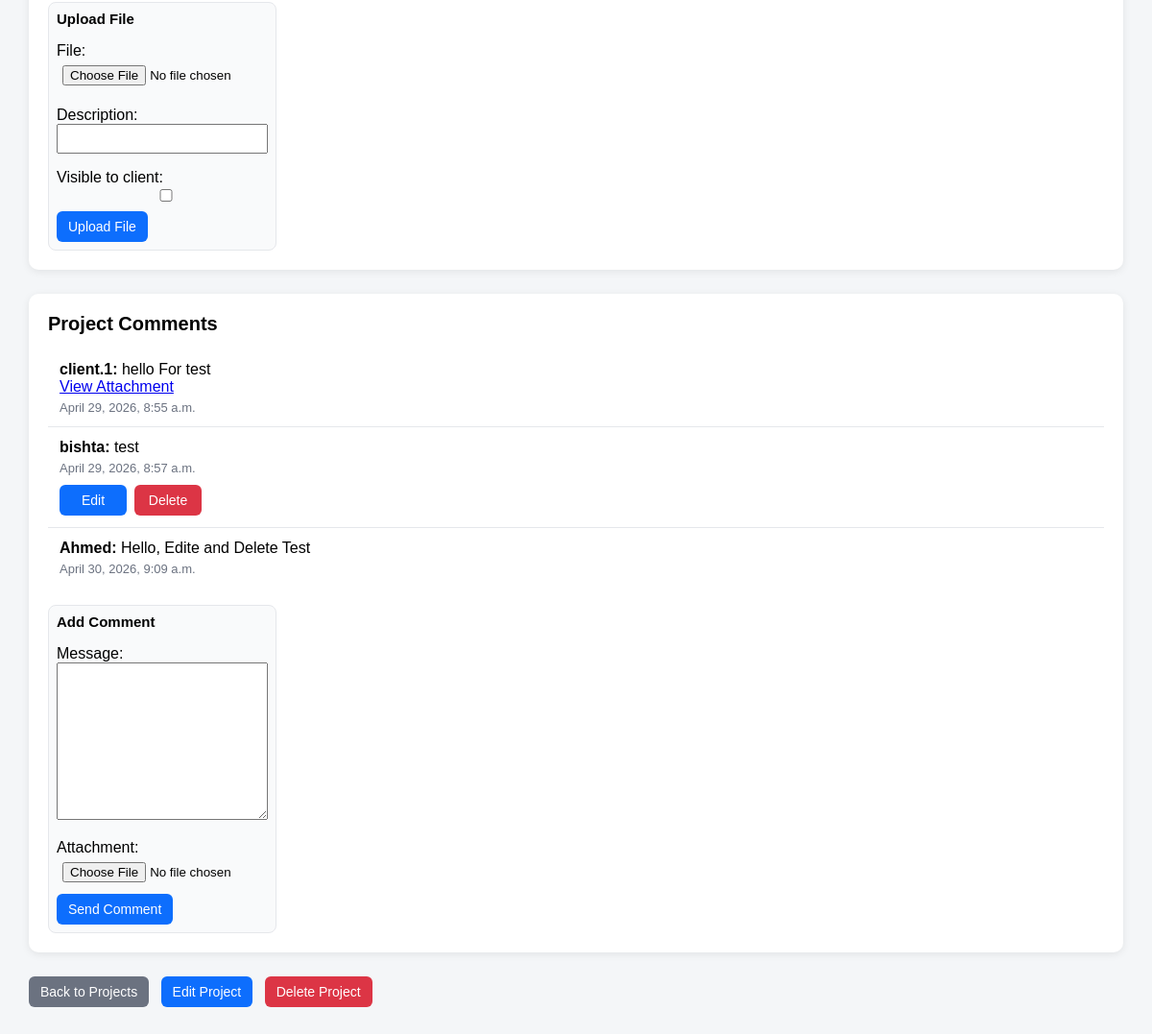
/projects/2/ (signed in, lower part), run on an earlier commit of the app's database.
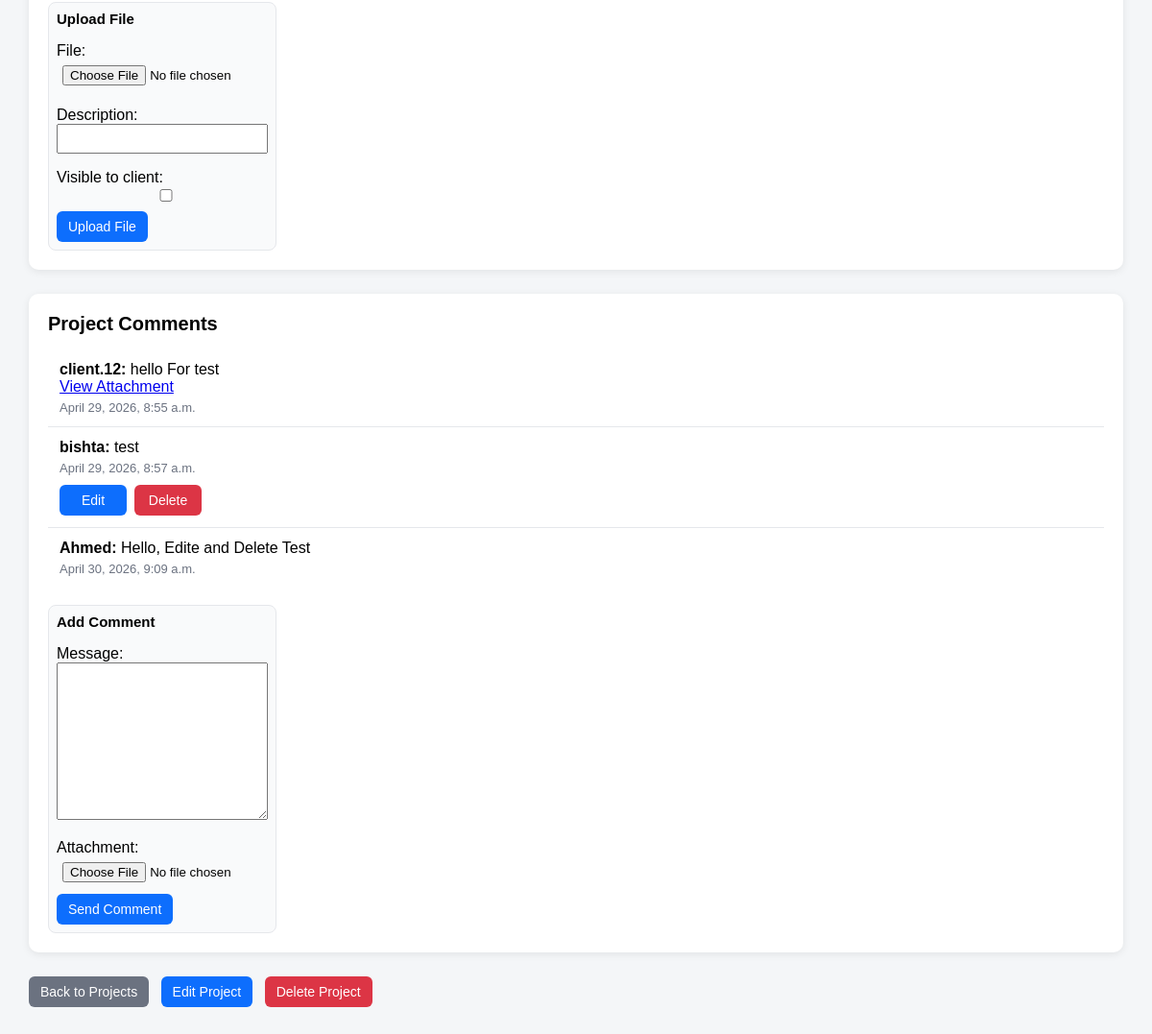
And on a later commit of the database.
### projects/models.py (models this page shows, shortened)
class ProjectComment(models.Model):
    project = models.ForeignKey(
        Project,
        on_delete=models.CASCADE,
        related_name='comments'
    )
    sender = models.ForeignKey(
        'accounts.User',
        on_delete=models.CASCADE,
        related_name='project_comments'
    )
    message = models.TextField()
    attachment = models.FileField(upload_to='project_comments/', blank=True, null=True)
    visible_to_client = models.BooleanField(default=True)
    created_at = models.DateTimeField(auto_now_add=True)

### accounts/models.py (models this page shows)
class User(AbstractUser):
    class Role(models.TextChoices):
        ADMIN = 'ADMIN', 'Admin'
        ENGINEER = 'ENGINEER', 'Engineer'
        CLIENT = 'CLIENT', 'Client'
    role = models.CharField(
        max_length=20,
        choices=Role.choices,
        default=Role.CLIENT
    )

### projects/views.py (the view, shortened to what this page needs)
# urls.py: path('<int:pk>/', project_detail_view, name='project_detail'),
@login_required
def project_detail_view(request, pk):
    if request.user.role == 'ADMIN':
        project = get_object_or_404(Project, pk=pk)
        files = project.files.all()
        comments = project.comments.all()
    else:
        project = None
        files = []
        comments = []
    comment_form = ProjectCommentForm()
    file_form = ProjectFileForm()
    return render(request, 'projects/project_detail.html', {
        'project': project,
        'files': files,
        'comments': comments,
        'comment_form': comment_form,
        'file_form': file_form,
    })

### projects/forms.py
class ProjectCommentForm(forms.ModelForm):
    class Meta:
        model = ProjectComment
        fields = ['message', 'attachment']

class ProjectFileForm(forms.ModelForm):
    class Meta:
        model = ProjectFile
        fields = ['file', 'description', 'visible_to_client']

### clients/models.py (called while the page is built)
    def __str__(self):
        return self.client_name

### templates/projects/project_detail.html (shortened to what this page needs)
{% extends 'base.html' %}
{% block content %}
{% if project %}
    <div class="section">
        {% if request.user.role != 'CLIENT' %}
            <div class="inline-form-box">
                <h3>Upload File</h3>
                <form method="post" enctype="multipart/form-data">
                    {{ file_form.as_p }}
                    <button type="submit" class="btn btn-primary">Upload File</button>
                </form>
            </div>
        {% endif %}
    </div>
    <div class="section">
        <h2>Project Comments</h2>
        <div class="comment-list">
            {% if comments %}
                {% for comment in comments %}
                    <div class="comment-item">
                        <strong>{{ comment.sender.username }}:</strong>
                        {{ comment.message }}
                        {% if comment.attachment %}
                            <br>
                            <a href="{{ comment.attachment.url }}" target="_blank">View Attachment</a>
                        {% endif %}
                        <div class="comment-meta">
                            {{ comment.created_at }}
                        </div>
                        {% if comment.sender == request.user %}
    <div style="display: flex; gap: 8px; margin-top: 10px;">
        <a href="{% url 'projects:project_comment_edit' comment.pk %}"
           class="btn btn-primary"
           style="width: 70px; text-align: center; box-sizing: border-box;">
            Edit
        </a>
        <form method="post" action="{% url 'projects:project_comment_delete' comment.pk %}" style="margin: 0;">
            <button type="submit" class="btn btn-danger" style="width: 70px;">
                Delete
            </button>
        </form>
    </div>
{% endif %}
                    </div>
                {% endfor %}
            {% else %}
                <p>No comments yet.</p>
            {% endif %}
        </div>
        <div class="inline-form-box">
            <h3>Add Comment</h3>
            <form method="post" enctype="multipart/form-data">
                {{ comment_form.as_p }}
                <button type="submit" class="btn btn-primary">Send Comment</button>
            </form>
        </div>
    </div>
{% else %}
    <div class="section">
        <h1>Access Denied</h1>
        <p>You do not have permission to view this project.</p>
    </div>
{% endif %}
<div class="back-link">
    <a href="{% url 'projects:project_list' %}" class="btn btn-secondary">
        Back to Projects
    </a>
    {% if request.user.role == 'ADMIN' and project %}
        <a href="{% url 'projects:project_edit' project.pk %}" class="btn btn-primary" style="margin-left: 8px;">
            Edit Project
        </a>
        <form method="post"
              action="{% url 'projects:project_delete' project.pk %}"
              style="display: inline;"
              onsubmit="return confirm('Are you sure you want to delete this project?');">
            <button type="submit" class="btn btn-danger" style="margin-left: 8px;">
                Delete Project
            </button>
        </form>
    {% endif %}
</div>
{% endblock %}

What changed in the data, as far as the page shows it:
changed through a linked row, ProjectComment "hello For test": sender.username "client.1" → "client.12"
